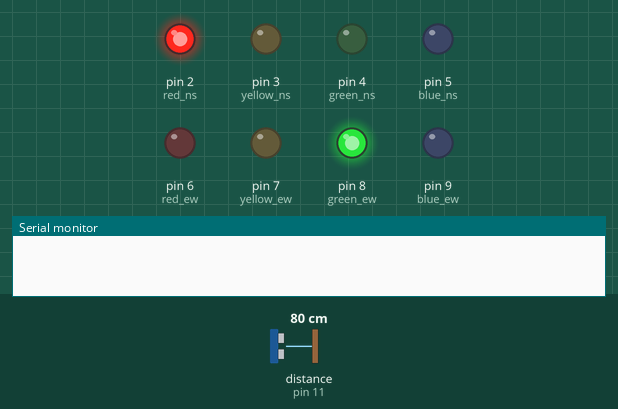
Recording of a sketch running on a simulated Arduino Uno, built with avr-gcc and run on an emulated ATmega328P. Shown: output pins drawn as LEDs (lit = HIGH), the last lines printed to the serial monitor. The inputs (shaded band) are chosen by the test bench; at power-on: distance to the obstacle (sensor on pin 11) 80 cm. The echo pulse lasts 58.3 µs per cm; pins used as bus, display or sensor lines are not drawn.

Above: at 0.1 s.
At 15.9 s:
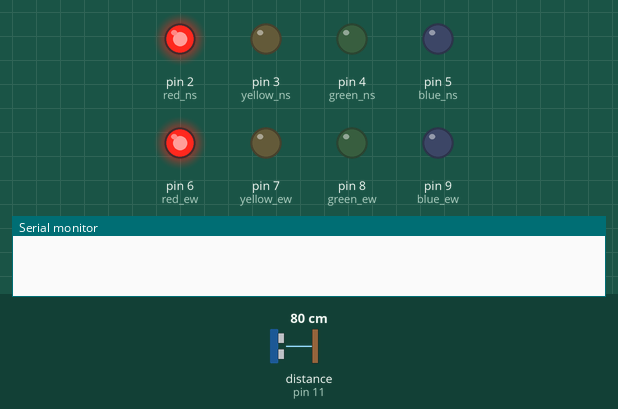
16.0 s: distance to the obstacle (sensor on pin 11) set to 2 cm
At 19.0 s:
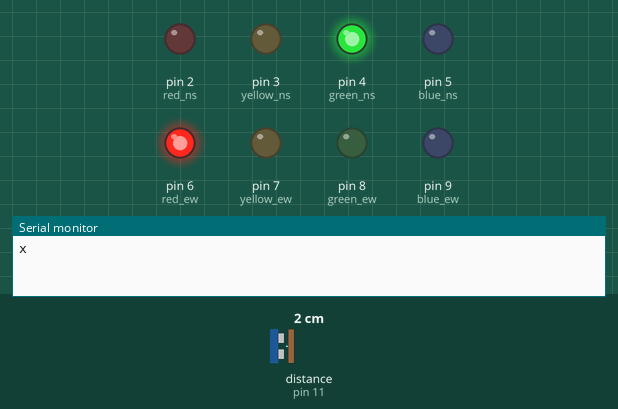
Timing chart, 0 to 65.5 s (numbered marks = the images above; inputs shaded):
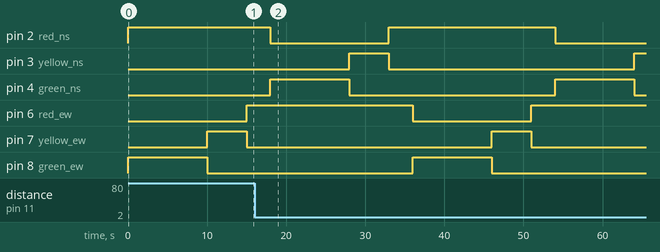

Measured:
- by itself, pin 4 (green_ns): alternates HIGH for 10.0 s and LOW for 26.0 s

The sketch:

lighting_sensors_trigger.ino
```cpp
/*
  C.R.O.S.S. Senior Design
  Traffic Light Sequence with Ultrasonic Detection

  Original Authors: Donavin S. / Kody R.

  Changes:
  - Removed blocking traffic light delays
  - Added millis()-based traffic light control
  - Corrected 30-second detection lockout
  - Added continuous ultrasonic sensor checking
  - Prints "x" when an obstruction is detected
*/

// ======================================
// ULTRASONIC SENSOR
// ======================================

const int trigPin = 12;
const int echoPin = 11;

unsigned long duration = 0;
long cm = 0;

// Distance detection range (centimeters)
const int minDistance = 1;
const int maxDistance = 7;

// Sensor checking interval
const unsigned long sensorInterval = 100;
unsigned long lastSensorCheck = 0;

// 30-second detection lockout
const unsigned long detectionCooldown = 30000;
unsigned long detectionStart = 0;

bool sens_trig = false;


// ======================================
// TRAFFIC LIGHT PINS
// ======================================

// East-West traffic lights
const int red_ns = 2;
const int yellow_ns = 3;
const int green_ns = 4;
const int blue_ns = 5;

// North-South traffic lights
const int red_ew = 6;
const int yellow_ew = 7;
const int green_ew = 8;
const int blue_ew = 9;

// Original analog sensor input (reserved)
const int crosswalk_border_crossed = A0;


// ======================================
// TRAFFIC LIGHT TIMING
// ======================================

// Duration of each phase (milliseconds)
const unsigned long greenTime = 10000;
const unsigned long yellowTime = 5000;
const unsigned long allRedTime = 3000;

// Traffic light states
enum TrafficState
{
  EW_GREEN,
  EW_YELLOW,
  ALL_RED_NS,
  NS_GREEN,
  NS_YELLOW,
  ALL_RED_EW
};

TrafficState currentState = EW_GREEN;

unsigned long stateStartTime = 0;

// Tracks whether EW red light is active
bool redEWOn = false;


// ======================================
// SET TRAFFIC LIGHT STATE
// ======================================

void setTrafficLights(TrafficState state)
{
  // Turn all lights off first
  digitalWrite(red_ew, LOW);
  digitalWrite(yellow_ew, LOW);
  digitalWrite(green_ew, LOW);
  digitalWrite(blue_ew, LOW);

  digitalWrite(red_ns, LOW);
  digitalWrite(yellow_ns, LOW);
  digitalWrite(green_ns, LOW);
  digitalWrite(blue_ns, LOW);

  redEWOn = false;

  switch (state)
  {
    case EW_GREEN:
      digitalWrite(green_ew, HIGH);
      digitalWrite(red_ns, HIGH);
      break;

    case EW_YELLOW:
      digitalWrite(yellow_ew, HIGH);
      digitalWrite(red_ns, HIGH);
      break;

    case ALL_RED_NS:
      digitalWrite(red_ew, HIGH);
      digitalWrite(red_ns, HIGH);
      redEWOn = true;
      break;

    case NS_GREEN:
      digitalWrite(red_ew, HIGH);
      digitalWrite(green_ns, HIGH);
      redEWOn = true;
      break;

    case NS_YELLOW:
      digitalWrite(red_ew, HIGH);
      digitalWrite(yellow_ns, HIGH);
      redEWOn = true;
      break;

    case ALL_RED_EW:
      digitalWrite(red_ew, HIGH);
      digitalWrite(red_ns, HIGH);
      redEWOn = true;
      break;
  }
}


// ======================================
// UPDATE TRAFFIC LIGHTS
// ======================================

void updateTrafficLights()
{
  unsigned long currentTime = millis();
  unsigned long elapsed = currentTime - stateStartTime;

  unsigned long stateDuration = 0;

  switch (currentState)
  {
    case EW_GREEN:
    case NS_GREEN:
      stateDuration = greenTime;
      break;

    case EW_YELLOW:
    case NS_YELLOW:
      stateDuration = yellowTime;
      break;

    case ALL_RED_NS:
    case ALL_RED_EW:
      stateDuration = allRedTime;
      break;
  }

  // Move to the next light phase
  if (elapsed >= stateDuration)
  {
    switch (currentState)
    {
      case EW_GREEN:
        currentState = EW_YELLOW;
        break;

      case EW_YELLOW:
        currentState = ALL_RED_NS;
        break;

      case ALL_RED_NS:
        currentState = NS_GREEN;
        break;

      case NS_GREEN:
        currentState = NS_YELLOW;
        break;

      case NS_YELLOW:
        currentState = ALL_RED_EW;
        break;

      case ALL_RED_EW:
        currentState = EW_GREEN;
        break;
    }

    stateStartTime = currentTime;
    setTrafficLights(currentState);
  }
}


// ======================================
// ULTRASONIC SENSOR CHECK
// ======================================

void checkSensor()
{
  unsigned long currentTime = millis();

  // Allow another detection after 30 seconds
  if (sens_trig &&
      currentTime - detectionStart >= detectionCooldown)
  {
    sens_trig = false;
  }

  // Check sensor approximately every 100 ms
  if (currentTime - lastSensorCheck < sensorInterval)
  {
    return;
  }

  lastSensorCheck = currentTime;

  // Only detect while EW red light is on
  if (!redEWOn)
  {
    return;
  }

  // Send ultrasonic trigger pulse
  digitalWrite(trigPin, LOW);
  delayMicroseconds(5);

  digitalWrite(trigPin, HIGH);
  delayMicroseconds(10);

  digitalWrite(trigPin, LOW);

  // Read echo with a 25 ms timeout
  duration = pulseIn(echoPin, HIGH, 25000UL);

  // Ignore missing echoes
  if (duration == 0)
  {
    return;
  }

  // Convert echo time to centimeters
  cm = duration / 58;

  // Check whether a car is detected
  bool carDetected =
      (cm >= minDistance && cm <= maxDistance) ||
      (cm == 888);

  // Print x once, then start the cooldown
  if (carDetected && !sens_trig)
  {
    Serial.println("x");

    detectionStart = millis();
    sens_trig = true;
  }
}


// ======================================
// SETUP
// ======================================

void setup()
{
  // Ultrasonic sensor
  pinMode(trigPin, OUTPUT);
  pinMode(echoPin, INPUT);

  digitalWrite(trigPin, LOW);

  // East-West LEDs
  pinMode(red_ew, OUTPUT);
  pinMode(yellow_ew, OUTPUT);
  pinMode(green_ew, OUTPUT);
  pinMode(blue_ew, OUTPUT);

  // North-South LEDs
  pinMode(red_ns, OUTPUT);
  pinMode(yellow_ns, OUTPUT);
  pinMode(green_ns, OUTPUT);
  pinMode(blue_ns, OUTPUT);

  // Analog sensor
  pinMode(crosswalk_border_crossed, INPUT);

  // Serial communication
  Serial.begin(9600);

  // Initialize traffic lights
  currentState = EW_GREEN;
  stateStartTime = millis();

  setTrafficLights(currentState);
}


// ======================================
// MAIN LOOP
// ======================================

void loop()
{
  // Keep traffic lights running
  updateTrafficLights();

  // Continuously check for obstruction
  checkSensor();
}
```
